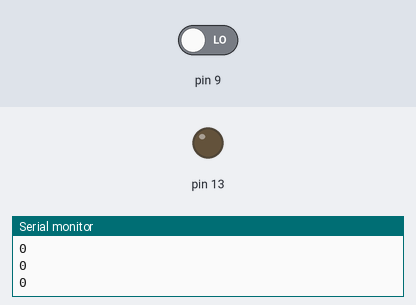
A sketch run on a simulated Arduino Uno, built with avr-gcc and run on an emulated ATmega328P. Shown: output pins drawn as LEDs (lit = HIGH), the last lines printed to the serial monitor. The test bench sets the inputs (shaded band); at power-on: pin 9 LOW.

Above: at 2.8 s.
2.9 s: pin 9 driven HIGH
At 3.7 s:
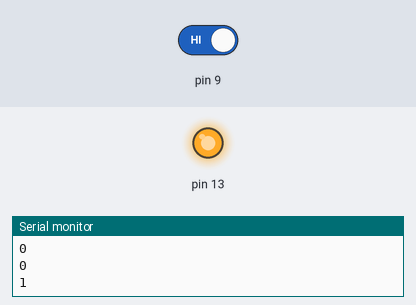
4.5 s: pin 9 driven LOW
At 6.4 s:
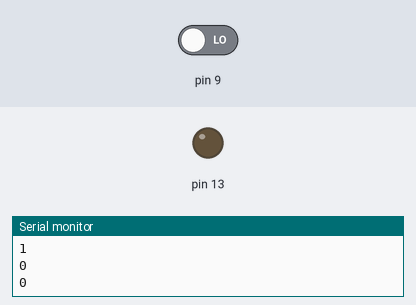
Timing chart, 0 to 7.9 s (numbered marks = the images above; inputs shaded):
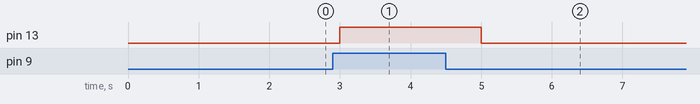

Measured:
- after the input at 2.9 s, pin 13: LOW → HIGH after 0.10 s
- after the input at 4.5 s, pin 13: HIGH → LOW after 0.50 s

The sketch:

4._IR_Sensor_with_In-Built_LED.ino
```cpp
boolean IR_Sensor;

void setup() {
  Serial.begin(9600);
  pinMode(9, INPUT);
  pinMode(13, OUTPUT);
}

void loop() {
  IR_Sensor = digitalRead(9);
  Serial.println(IR_Sensor);
  if (IR_Sensor == 1) {
    digitalWrite(13, HIGH);
    delay(1000);
  }
  if (IR_Sensor == 0) {
    digitalWrite(13, LOW);
    delay(1000);
  }

}
```
